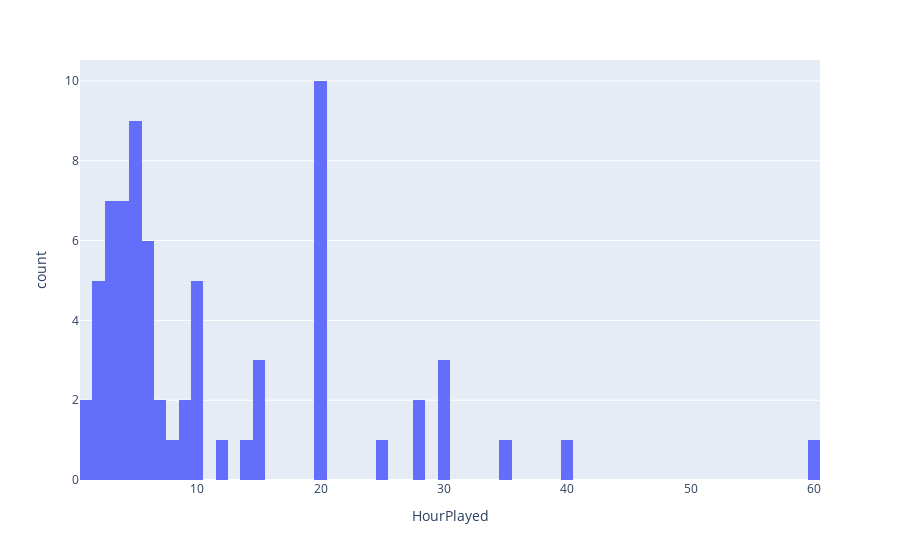

The code cell stored with this chart in its notebook:
### Markdown cell above
### Initial Data Visualization

### Code cell
hour_play = df.drop(df[df.HourPlayed == 0].index)
fig = px.histogram(hour_play, x='HourPlayed', nbins=60)
fig.show()

### Figure 1 — Plotly figure (JSON) as saved in the notebook; plotly's stock layout.template omitted (floating-point values rounded to 4 significant figures)
{"data": [{"alignmentgroup": "True", "bingroup": "x", "hovertemplate": "HourPlayed=%{x}<br>count=%{y}<extra></extra>", "legendgroup": "", "marker": {"color": "#636efa", "pattern": {"shape": ""}}, "name": "", "nbinsx": 60, "offsetgroup": "", "orientation": "v", "showlegend": false, "type": "histogram", "x": [15, 20, 20, 3, 5, 20, 5, 10, 10, 5, 4, 5, 3, 30, 2, 14, 5, 30, 6, 3, 7, 2, 2, 40, 6, 12, 5, 5, 15, 25, 20, 2, 8, 1, 4, 10, 20, 20, 3, 3, 20, 9, 6, 6, 3, 2, 20, 4, 20, 3, 6, 35, 9, 1, 4, 4, 7, 6, 60, 4, 15, 5, 28, 10, 4, 10, 5, 30, 28, 20], "xaxis": "x", "yaxis": "y"}], "layout": {"barmode": "relative", "legend": {"tracegroupgap": 0}, "margin": {"t": 60}, "xaxis": {"anchor": "y", "domain": [0, 1], "title": {"text": "HourPlayed"}}, "yaxis": {"anchor": "x", "domain": [0, 1], "title": {"text": "count"}}}}
